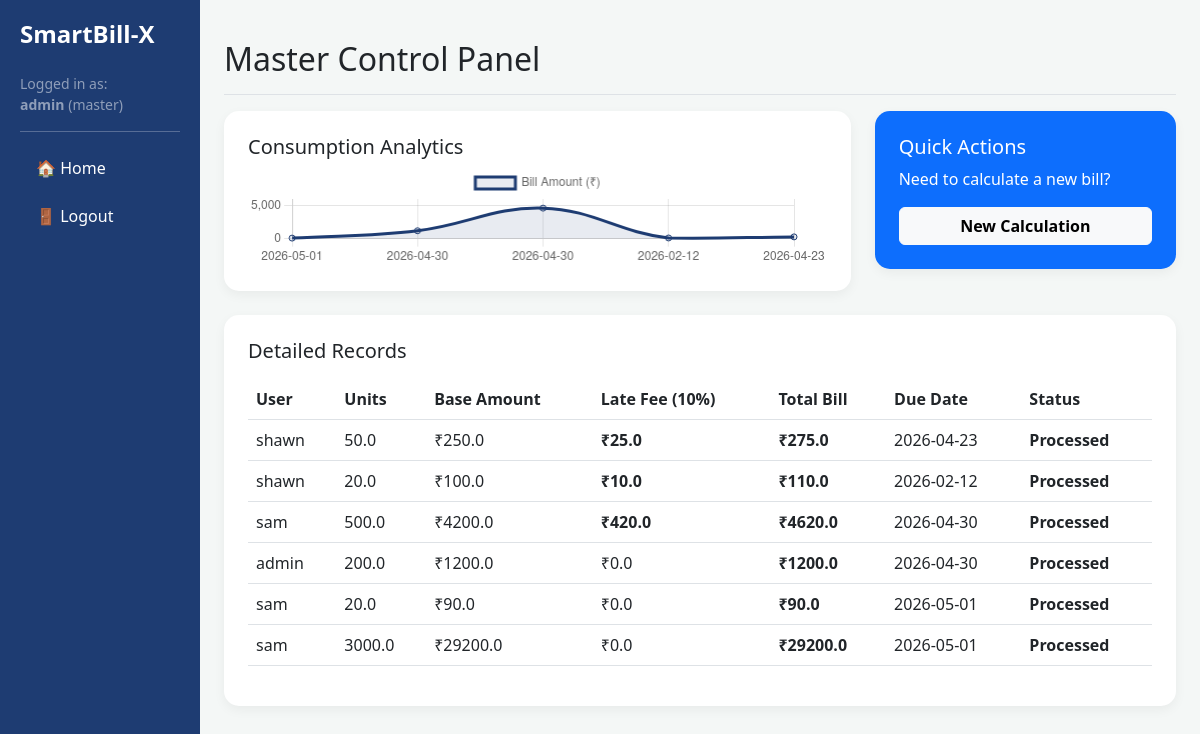
The app's page /dashboard (signed in) with its own data.
### tables this page shows
CREATE TABLE records (
            id INTEGER PRIMARY KEY AUTOINCREMENT,
            username TEXT NOT NULL,
            units REAL NOT NULL,
            base_amount REAL NOT NULL,
            late_fee REAL NOT NULL,
            total REAL NOT NULL,
            due_date TEXT NOT NULL,
            date_calculated TEXT NOT NULL
        );

### app.py (the view)
@app.route('/dashboard')
def dashboard():
    if 'username' not in session:
        return redirect(url_for('login'))
    conn = sqlite3.connect('database.db')
    cursor = conn.cursor()
    if session['role'] == 'master':
        cursor.execute("SELECT * FROM records ORDER BY date_calculated DESC")
    else:
        cursor.execute("SELECT * FROM records WHERE username = ? ORDER BY date_calculated DESC", (session['username'],))
    history = cursor.fetchall()
    conn.close()
    chart_labels = [row[7] for row in reversed(history[:10])] # Last 10 records
    chart_data = [row[2] for row in reversed(history[:10])]
    return render_template('dashboard.html', history=history, chart_labels=chart_labels, chart_data=chart_data)

### templates/dashboard.html (shortened to what this page needs)
<!DOCTYPE html>
<html lang="en">
<head>
    <link href="https://cdn.jsdelivr.net/npm/bootstrap@5.3.0/dist/css/bootstrap.min.css" rel="stylesheet">
</head>
<body>
<div class="container-fluid">
    <div class="row">
        <nav class="col-md-2 d-none d-md-block sidebar">
            <h4 class="fw-bold mb-4">SmartBill-X</h4>
            <p class="small text-white-50">Logged in as: <br><strong>{{ session['username'] }}</strong> ({{ session['role'] }})</p>
            <hr>
            <ul class="nav flex-column">
                <li class="nav-item mb-2"><a href="/" class="nav-link text-white">🏠 Home</a></li>
                <li class="nav-item mb-2"><a href="/logout" class="nav-link text-white">🚪 Logout</a></li>
            </ul>
        </nav>
        <main class="col-md-10 ms-sm-auto px-md-4 py-4">
            <div class="d-flex justify-content-between flex-wrap flex-md-nowrap align-items-center pt-3 pb-2 mb-3 border-bottom">
                <h1 class="h2">{% if session['role'] == 'master' %}Master Control Panel{% else %}My Billing History{% endif %}</h1>
            </div>
            <div class="row mb-4">
                <div class="col-md-8">
                    <div class="card p-4">
                        <h5 class="card-title">Consumption Analytics</h5>
                        <canvas id="usageChart" height="100"></canvas>
                    </div>
                </div>
                <div class="col-md-4">
                    <div class="card p-4 bg-primary text-white">
                        <h5>Quick Actions</h5>
                        <p>Need to calculate a new bill?</p>
                        <a href="/" class="btn btn-light w-100 fw-bold">New Calculation</a>
                    </div>
                </div>
            </div>
            <div class="card p-4">
                <h5 class="mb-3">Detailed Records</h5>
                <div class="table-responsive">
                    <table class="table table-hover">
                        <thead>
                            <tr>
                                <th>User</th>
                                <th>Units</th>
                                <th>Base Amount</th>
                                <th>Late Fee (10%)</th>
                                <th>Total Bill</th>
                                <th>Due Date</th>
                                <th>Status</th>
                            </tr>
                        </thead>
                        <tbody>
                            {% for row in history %}
                            <tr>
                                <td>{{ row[1] }}</td>
                                <td>{{ row[2] }}</td>
                                <td>₹{{ row[3] }}</td>
                                <td class="{% if row[4] > 0 %}late-warning{% endif %}">₹{{ row[4] }}</td>
                                <td class="fw-bold">₹{{ row[5] }}</td>
                                <td>{{ row[6] }}</td>
                                <td class="status-paid">Processed</td>
                            </tr>
                            {% endfor %}
                        </tbody>
                    </table>
                </div>
            </div>
        </main>
    </div>
</div>
<script>
    // Logic to pull data from the table for the graph
    const ctx = document.getElementById('usageChart').getContext('2d');
    const historyData = {{ history | tojson }};
    // We'll map the last 5 records for the chart
    const labels = historyData.slice(0, 5).map(item => item[6]).reverse();
    const totals = historyData.slice(0, 5).map(item => item[5]).reverse();
    new Chart(ctx, {
        type: 'line',
        data: {
            labels: labels,
            datasets: [{
                label: 'Bill Amount (₹)',
                data: totals,
                borderColor: '#1e3c72',
                backgroundColor: 'rgba(30, 60, 114, 0.1)',
                fill: true,
                tension: 0.4
            }]
        },
        options: {
            scales: { y: { beginAtZero: true } }
        }
    });
</script>
<script>
    const ctx = document.getElementById('usageChart').getContext('2d');
    new Chart(ctx, {
        type: 'line',
        data: {
            labels: {{ chart_labels|tojson }},
            datasets: [{
                label: 'Units Consumed',
                data: {{ chart_data|tojson }},
                borderColor: '#1e3c72',
                tension: 0.3,
                fill: true,
                backgroundColor: 'rgba(30, 60, 114, 0.1)'
            }]
        }
    });
</script>
</body>
</html>

### templates/dashboard.html (style rules this page uses)
body { background-color: #f4f7f6; }
.sidebar { background: #1e3c72; color: white; min-height: 100vh; padding: 20px; }
.card { border: none; border-radius: 15px; box-shadow: 0 4px 12px rgba(0,0,0,0.05); }
.table thead { background-color: #1e3c72; color: white; }
.status-paid { color: #28a745; font-weight: bold; }
.late-warning { color: #dc3545; font-weight: bold; }

### records on screen
records: username "admin", units "200.0", base_amount "1200.0", late_fee "0.0", total "1200.0", due_date "2026-04-30"
records: username "shawn", units "50.0", base_amount "250.0", late_fee "25.0", total "275.0", due_date "2026-04-23"
records: username "shawn", units "20.0", base_amount "100.0", late_fee "10.0", total "110.0", due_date "2026-02-12"
records: username "sam", units "500.0", base_amount "4200.0", late_fee "420.0", total "4620.0", due_date "2026-04-30"
records: username "sam", units "20.0", base_amount "90.0", late_fee "0.0", total "90.0", due_date "2026-05-01"
records: username "sam", units "3000.0", base_amount "29200.0", late_fee "0.0", total "29200.0", due_date "2026-05-01"

### other values on screen
{{ session['role'] }} "master"
